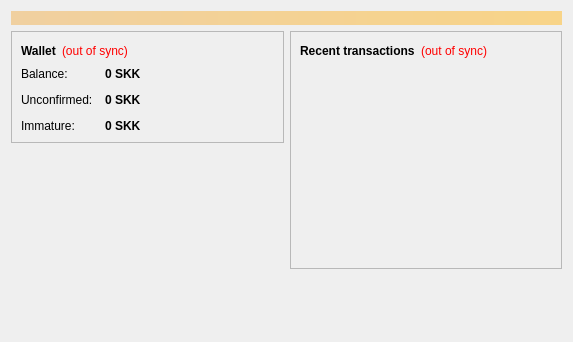
<?xml version="1.0" encoding="UTF-8"?>
<ui version="4.0">
 <class>OverviewPage</class>
 <widget class="QWidget" name="OverviewPage">
  <property name="geometry">
   <rect>
    <x>0</x>
    <y>0</y>
    <width>573</width>
    <height>342</height>
   </rect>
  </property>
  <property name="windowTitle">
   <string>Form</string>
  </property>
  <layout class="QVBoxLayout" name="topLayout">
   <item>
    <widget class="QLabel" name="labelAlerts">
     <property name="visible">
      <bool>false</bool>
     </property>
     <property name="styleSheet">
      <string notr="true">background-color: qlineargradient(x1: 0, y1: 0, x2: 1, y2: 0, stop:0 #F0D0A0, stop:1 #F8D488); color:#000000;</string>
     </property>
     <property name="wordWrap">
      <bool>true</bool>
     </property>
     <property name="margin">
      <number>3</number>
     </property>
    </widget>
   </item>
   <item>
    <layout class="QHBoxLayout" name="horizontalLayout" stretch="1,1">
     <item>
      <layout class="QVBoxLayout" name="verticalLayout_2">
       <item>
        <widget class="QFrame" name="frame">
         <property name="frameShape">
          <enum>QFrame::StyledPanel</enum>
         </property>
         <property name="frameShadow">
          <enum>QFrame::Raised</enum>
         </property>
         <layout class="QVBoxLayout" name="verticalLayout_4">
          <item>
           <layout class="QHBoxLayout" name="horizontalLayout_4">
            <item>
             <widget class="QLabel" name="label_5">
              <property name="font">
               <font>
                <weight>75</weight>
                <bold>true</bold>
               </font>
              </property>
              <property name="text">
               <string>Wallet</string>
              </property>
             </widget>
            </item>
            <item>
             <widget class="QLabel" name="labelWalletStatus">
              <property name="toolTip">
               <string>The displayed information may be out of date. Your wallet automatically synchronizes with the Sikkecoin network after a connection is established, but this process has not completed yet.</string>
              </property>
              <property name="styleSheet">
               <string notr="true">QLabel { color: red; }</string>
              </property>
              <property name="text">
               <string notr="true">(out of sync)</string>
              </property>
              <property name="alignment">
               <set>Qt::AlignLeading|Qt::AlignLeft|Qt::AlignVCenter</set>
              </property>
             </widget>
            </item>
            <item>
             <spacer name="horizontalSpacer_2">
              <property name="orientation">
               <enum>Qt::Horizontal</enum>
              </property>
              <property name="sizeHint" stdset="0">
               <size>
                <width>40</width>
                <height>20</height>
               </size>
              </property>
             </spacer>
            </item>
           </layout>
          </item>
          <item>
           <layout class="QFormLayout" name="formLayout_2">
            <property name="fieldGrowthPolicy">
             <enum>QFormLayout::AllNonFixedFieldsGrow</enum>
            </property>
            <property name="horizontalSpacing">
             <number>12</number>
            </property>
            <property name="verticalSpacing">
             <number>12</number>
            </property>
            <item row="0" column="0">
             <widget class="QLabel" name="label">
              <property name="text">
               <string>Balance:</string>
              </property>
             </widget>
            </item>
            <item row="0" column="1">
             <widget class="QLabel" name="labelBalance">
              <property name="font">
               <font>
                <weight>75</weight>
                <bold>true</bold>
               </font>
              </property>
              <property name="cursor">
               <cursorShape>IBeamCursor</cursorShape>
              </property>
              <property name="toolTip">
               <string>Your current balance</string>
              </property>
              <property name="text">
               <string notr="true">0 SKK</string>
              </property>
              <property name="textInteractionFlags">
               <set>Qt::LinksAccessibleByMouse|Qt::TextSelectableByKeyboard|Qt::TextSelectableByMouse</set>
              </property>
             </widget>
            </item>
            <item row="1" column="0">
             <widget class="QLabel" name="label_3">
              <property name="text">
               <string>Unconfirmed:</string>
              </property>
             </widget>
            </item>
            <item row="1" column="1">
             <widget class="QLabel" name="labelUnconfirmed">
              <property name="font">
               <font>
                <weight>75</weight>
                <bold>true</bold>
               </font>
              </property>
              <property name="cursor">
               <cursorShape>IBeamCursor</cursorShape>
              </property>
              <property name="toolTip">
               <string>Total of transactions that have yet to be confirmed, and do not yet count toward the current balance</string>
              </property>
              <property name="text">
               <string notr="true">0 SKK</string>
              </property>
              <property name="textInteractionFlags">
               <set>Qt::LinksAccessibleByMouse|Qt::TextSelectableByKeyboard|Qt::TextSelectableByMouse</set>
              </property>
             </widget>
            </item>
            <item row="2" column="0">
             <widget class="QLabel" name="labelImmatureText">
              <property name="text">
               <string>Immature:</string>
              </property>
             </widget>
            </item>
            <item row="2" column="1">
             <widget class="QLabel" name="labelImmature">
              <property name="font">
               <font>
                <weight>75</weight>
                <bold>true</bold>
               </font>
              </property>
              <property name="toolTip">
               <string>Mined balance that has not yet matured</string>
              </property>
              <property name="text">
               <string notr="true">0 SKK</string>
              </property>
              <property name="textInteractionFlags">
               <set>Qt::LinksAccessibleByMouse|Qt::TextSelectableByKeyboard|Qt::TextSelectableByMouse</set>
              </property>
             </widget>
            </item>
           </layout>
          </item>
         </layout>
        </widget>
       </item>
       <item>
        <spacer name="verticalSpacer">
         <property name="orientation">
          <enum>Qt::Vertical</enum>
         </property>
         <property name="sizeHint" stdset="0">
          <size>
           <width>20</width>
           <height>40</height>
          </size>
         </property>
        </spacer>
       </item>
      </layout>
     </item>
     <item>
      <layout class="QVBoxLayout" name="verticalLayout_3">
       <item>
        <widget class="QFrame" name="frame_2">
         <property name="frameShape">
          <enum>QFrame::StyledPanel</enum>
         </property>
         <property name="frameShadow">
          <enum>QFrame::Raised</enum>
         </property>
         <layout class="QVBoxLayout" name="verticalLayout">
          <item>
           <layout class="QHBoxLayout" name="horizontalLayout_2">
            <item>
             <widget class="QLabel" name="label_4">
              <property name="text">
               <string>&lt;b&gt;Recent transactions&lt;/b&gt;</string>
              </property>
             </widget>
            </item>
            <item>
             <widget class="QLabel" name="labelTransactionsStatus">
              <property name="toolTip">
               <string>The displayed information may be out of date. Your wallet automatically synchronizes with the Sikkecoin network after a connection is established, but this process has not completed yet.</string>
              </property>
              <property name="styleSheet">
               <string notr="true">QLabel { color: red; }</string>
              </property>
              <property name="text">
               <string notr="true">(out of sync)</string>
              </property>
              <property name="alignment">
               <set>Qt::AlignRight|Qt::AlignTrailing|Qt::AlignVCenter</set>
              </property>
             </widget>
            </item>
            <item>
             <spacer name="horizontalSpacer">
              <property name="orientation">
               <enum>Qt::Horizontal</enum>
              </property>
              <property name="sizeHint" stdset="0">
               <size>
                <width>40</width>
                <height>20</height>
               </size>
              </property>
             </spacer>
            </item>
           </layout>
          </item>
          <item>
           <widget class="QListView" name="listTransactions">
            <property name="styleSheet">
             <string notr="true">QListView { background: transparent; }</string>
            </property>
            <property name="frameShape">
             <enum>QFrame::NoFrame</enum>
            </property>
            <property name="verticalScrollBarPolicy">
             <enum>Qt::ScrollBarAlwaysOff</enum>
            </property>
            <property name="horizontalScrollBarPolicy">
             <enum>Qt::ScrollBarAlwaysOff</enum>
            </property>
            <property name="selectionMode">
             <enum>QAbstractItemView::NoSelection</enum>
            </property>
           </widget>
          </item>
         </layout>
        </widget>
       </item>
       <item>
        <spacer name="verticalSpacer_2">
         <property name="orientation">
          <enum>Qt::Vertical</enum>
         </property>
         <property name="sizeHint" stdset="0">
          <size>
           <width>20</width>
           <height>40</height>
          </size>
         </property>
        </spacer>
       </item>
      </layout>
     </item>
    </layout>
   </item>
  </layout>
 </widget>
 <resources/>
 <connections/>
</ui>
